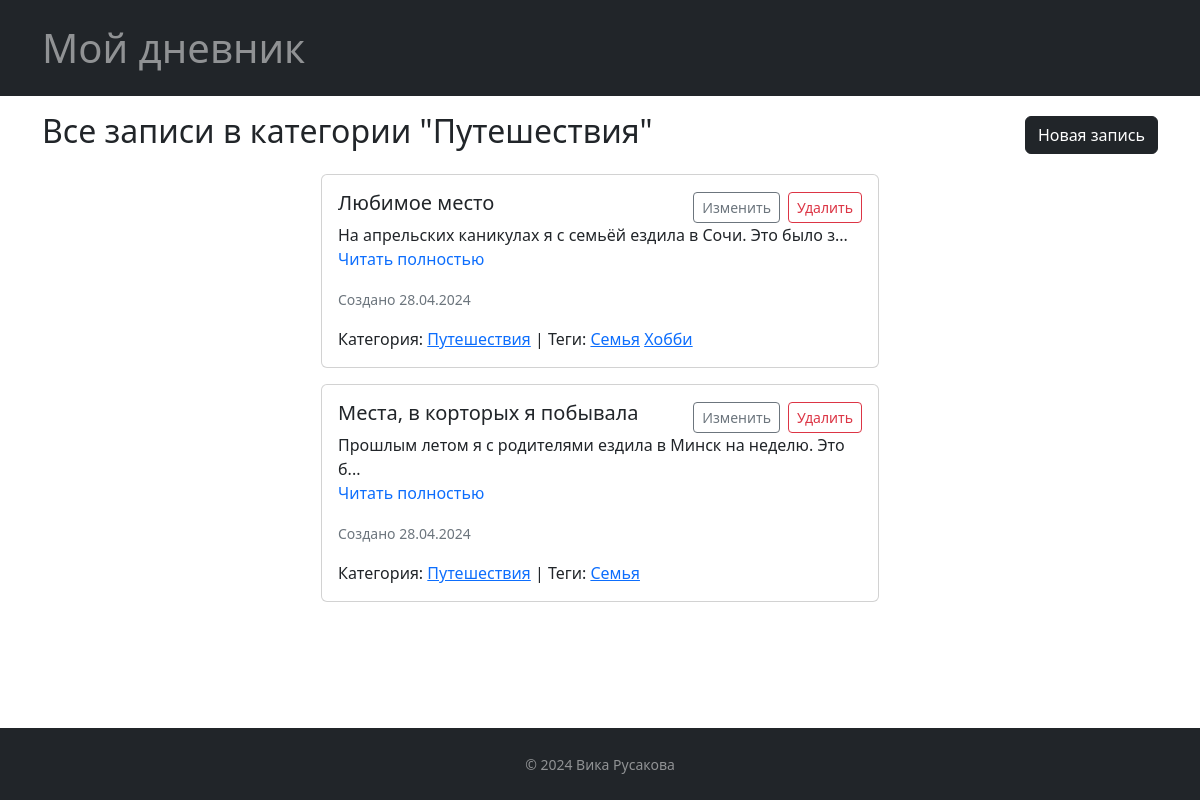
Page /category/1 on the committed database.
### models.py (models this page shows, shortened)
class Post(db.Model):
    id = db.Column(db.Integer, primary_key=True)
    title = db.Column(db.String(100), nullable=False)
    content = db.Column(db.Text, nullable=False)
    date = db.Column(db.DateTime, nullable=False, default=datetime.utcnow)
    category_id = db.Column(db.Integer, db.ForeignKey('category.id'), nullable=False)

class Category(db.Model):
    id = db.Column(db.Integer, primary_key=True)
    name = db.Column(db.String(50), unique=True, nullable=False)
    posts = db.relationship('Post', backref='category', lazy=True)

class Tag(db.Model):
    id = db.Column(db.Integer, primary_key=True)
    name = db.Column(db.String(50), unique=True, nullable=False)
    posts = db.relationship('Post', secondary='post_tag', backref='tags', lazy=True)

### app.py (the view)
@app.route('/category/<int:category_id>')
def category(category_id):
    category = Category.query.get_or_404(category_id)
    posts = Post.query.filter_by(category_id=category_id).order_by(Post.date.desc()).all()
    return render_template('index.html', posts=posts, category=category, page_title=f'Все записи в категории "{category.name}"')

### templates/index.html
{% extends 'base.html' %}
{% block content %}
  <div class="d-flex justify-content-between align-items-center mb-3">
    <h2>{{ page_title }}</h2>
    <a href="{{ url_for('new_post') }}" class="btn btn-dark">Новая запись</a>
  </div>
  <div class="col-6 mx-auto">
  {% for post in posts %}
    <div class="card my-3">
      <div class="card-body">
        <div class="d-flex justify-content-between align-items-center">
          <h5 class="card-title">{{ post.title }}</h5>
          <div class="d-flex">
            <a href="{{ url_for('edit_post', post_id=post.id) }}" class="btn btn-sm btn-outline-secondary me-2">Изменить</a>
            <a href="{{ url_for('delete_post', post_id=post.id) }}" class="btn btn-sm btn-outline-danger">Удалить</a>
          </div>
        </div>
        <p class="card-text">{{ post.content[:60] }}... <br/> <a href="{{ url_for('post', post_id=post.id) }}" class="text-decoration-none">Читать полностью</a></p>
        <p class="card-text"><small class="text-muted">Создано {{ post.date.strftime('%d.%m.%Y') }}</small></p>
        <p class="card-text">
          Категория: <a href="{{ url_for('category', category_id=post.category.id) }}">{{ post.category.name }}</a>
          | Теги: {% for tag in post.tags %}
                   <a href="{{ url_for('tag', tag_id=tag.id) }}">{{ tag.name }}</a>
                  {% endfor %}
        </p>
      </div>
    </div>
  {% endfor %}
</div>
{% endblock %}

### static/custom.css (style rules this page uses)
html, body { height: 100%; }

### rows in the picture
Post: title "Любимое место", content "На апрельских каникулах я с семьёй ездила в Сочи. Это было з", date "28.04.2024", category.name "Путешествия"
Tag: name "Семья"
Tag: name "Хобби"
Post: title "Места, в корторых я побывала", content "Прошлым летом я с родителями ездила в Минск на неделю. Это б", date "28.04.2024", category.name "Путешествия"

### other values in the picture
{{ page_title }} "Все записи в категории \"Путешествия\""
